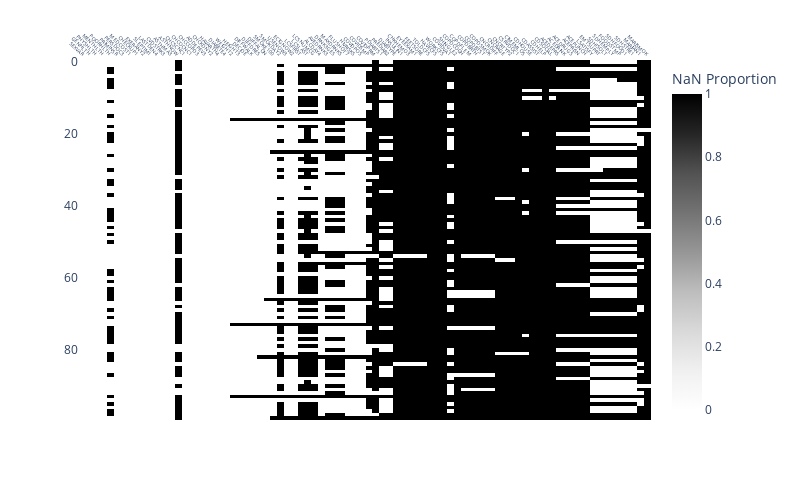

Here is the notebook cell this chart was saved with:
### Code cell
plot_nan_heatmap(X_tr.head(100), xlabels=column_of_interest, ylabels=range(100))

### Figure 1 — Plotly figure (JSON) as saved in the notebook; plotly's stock layout.template omitted (floating-point values rounded to 4 significant figures; data arrays with more than 128 entries replaced by an {"elided": "..."} marker saying what was removed)
{"data": [{"coloraxis": "coloraxis", "hovertemplate": "x: %{x}<br>y: %{y}<br>NaN Proportion: %{z}<extra></extra>", "name": "0", "type": "heatmap", "x": ["SEXVAR", "GENHLTH", "PHYSHLTH", "MENTHLTH", "POORHLTH", "PRIMINSR", "PERSDOC3", "MEDCOST1", "CHECKUP1", "EXERANY2", "SLEPTIM1", "LASTDEN4", "CVDSTRK3", "ASTHMA3", "ASTHNOW", "CHCSCNC1", "CHCOCNC1", "CHCCOPD3", "ADDEPEV3", "CHCKDNY2", "HAVARTH4", "DIABETE4", "WEIGHT2", "HEIGHT3", "DECIDE", "DIFFWALK", "DIFFDRES", "DIFFALON", "SMOKE100", "SMOKDAY2", "USENOW3", "ECIGNOW2", "LCSFIRST", "LCSLAST", "LCSNUMCG", "ALCDAY4", "AVEDRNK3", "DRNK3GE5", "MAXDRNKS", "FLUSHOT7", "HIVRISK5", "COVIDPOS", "COVIDSMP", "COVIDPRM", "PDIABTS1", "PREDIAB2", "DIABTYPE", "INSULIN1", "CHKHEMO3", "EYEEXAM1", "FEETSORE", "TOLDCFS", "HAVECFS", "WORKCFS", "COVIDVA1", "SHINGLE2", "COPDCOGH", "COPDFLEM", "COPDBRTH", "COPDBTST", "COPDSMOK", "CNCRDIFF", "CNCRAGE", "CNCRTYP2", "CSRVDOC1", "CIMEMLOS", "CDHOUSE", "CDASSIST", "CDHELP", "CDSOCIAL", "ACEDEPRS", "ACEDRINK", "ACEDRUGS", "ACEPRISN", "ACEPUNCH", "LSATISFY", "EMTSUPRT", "SDHISOLT", "SDHEMPLY", "FOODSTMP", "SDHFOOD1", "SDHSTRE1", "MARIJAN1", "MARJSMOK"], "xaxis": "x", "y": [0, 1, 2, 3, 4, 5, 6, 7, 8, 9, 10, 11, 12, 13, 14, 15, 16, 17, 18, 19, 20, 21, 22, 23, 24, 25, 26, 27, 28, 29, 30, 31, 32, 33, 34, 35, 36, 37, 38, 39, 40, 41, 42, 43, 44, 45, 46, 47, 48, 49, 50, 51, 52, 53, 54, 55, 56, 57, 58, 59, 60, 61, 62, 63, 64, 65, 66, 67, 68, 69, 70, 71, 72, 73, 74, 75, 76, 77, 78, 79, 80, 81, 82, 83, 84, 85, 86, 87, 88, 89, 90, 91, 92, 93, 94, 95, 96, 97, 98, 99], "yaxis": "y", "z": {"elided": "100x84 int values"}}], "layout": {"coloraxis": {"cmax": 1, "cmin": 0, "colorbar": {"title": {"text": "NaN Proportion"}}, "colorscale": [[0, "rgb(255,255,255)"], [0.125, "rgb(240,240,240)"], [0.25, "rgb(217,217,217)"], [0.375, "rgb(189,189,189)"], [0.5, "rgb(150,150,150)"], [0.625, "rgb(115,115,115)"], [0.75, "rgb(82,82,82)"], [0.875, "rgb(37,37,37)"], [1, "rgb(0,0,0)"]]}, "height": 500, "margin": {"pad": 1, "t": 60}, "width": 800, "xaxis": {"anchor": "y", "domain": [0, 1], "side": "top", "tickangle": 45, "tickfont": {"size": 5}}, "yaxis": {"anchor": "x", "autorange": "reversed", "domain": [0, 1]}}}
